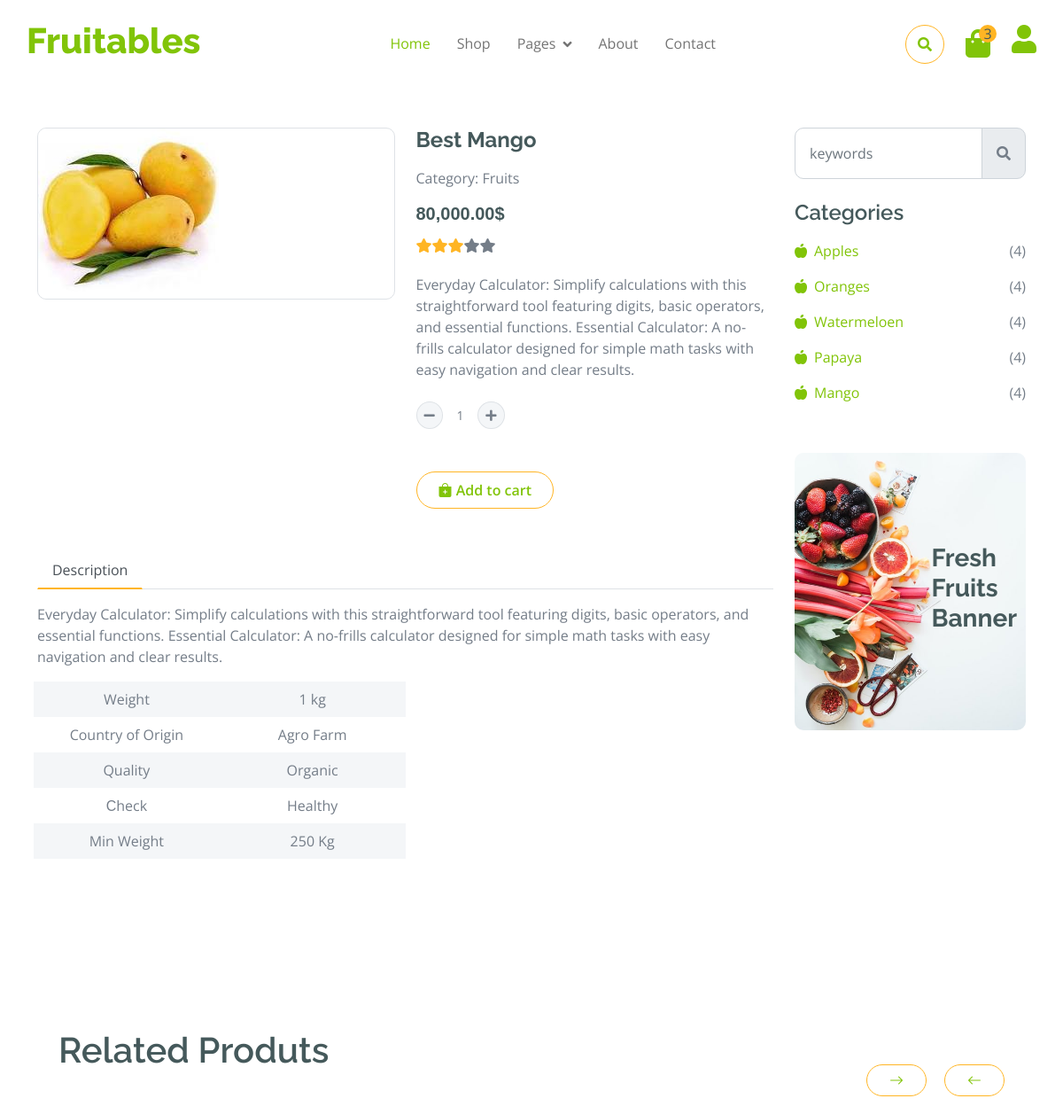
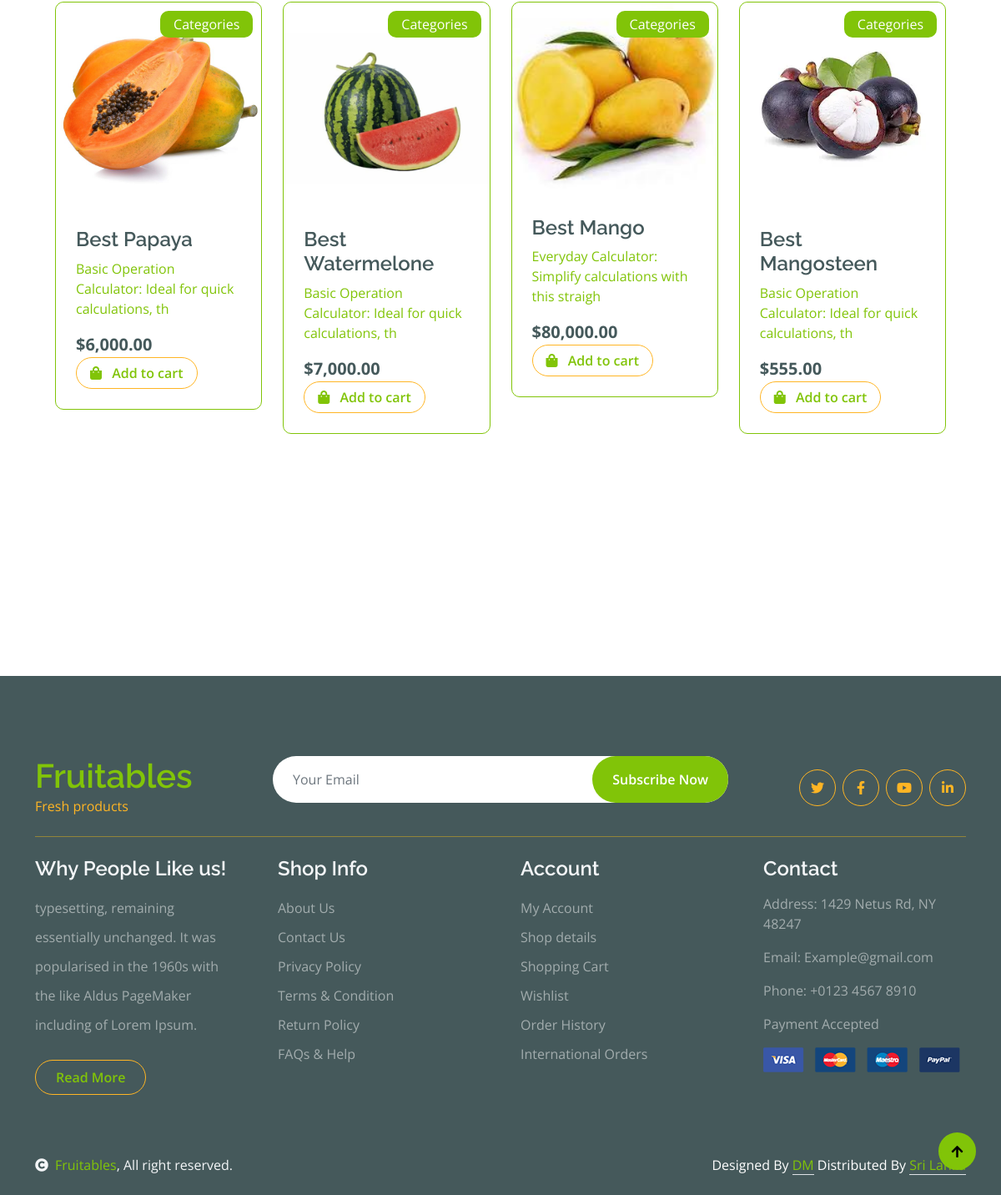
Page /singleProductView.php?product=3 on the committed database (2 pictures, top to bottom).
### tables this page shows
CREATE TABLE IF NOT EXISTS `product` (
  `id` int NOT NULL AUTO_INCREMENT,
  `name` varchar(45) DEFAULT NULL,
  `description` text,
  `img` text,
  `brand_brand_id` int DEFAULT NULL,
  `category_cat_id` int DEFAULT NULL,
  `qty` int DEFAULT NULL,
  `color_color_id` int DEFAULT NULL,
  `status` int DEFAULT (1),
  `product_id` int DEFAULT NULL,
  `price` double DEFAULT NULL,
  PRIMARY KEY (`id`),
  KEY `fk_product_brand1_idx` (`brand_brand_id`),
  KEY `fk_product_category1_idx` (`category_cat_id`),
  KEY `fk_product_color1_idx` (`color_color_id`),
  KEY `FK_product_stock` (`product_id`),
  KEY `fk_product_size1_idx` (`qty`) USING BTREE
);

### connection.php (called while the page is built, shortened)
<?php
class Database
{
    public static $connection;
    public static function setUpconnection()
    {
        if (!isset(Database::$connection)) {
            Database::$connection = new mysqli("localhost", "root", "Dushan2006#**", "fruitables", "3306");
        }
    }
    public static function search($q)
    {
        $resultset =  Database::$connection->query($q);
        return $resultset;
    }
}

### singleProductView.php (the view, shortened to what this page needs)
<?php
include "connection.php";
$stockId = $_GET["product"];
$rs = Database::search("SELECT * FROM `product` WHERE `id`='$stockId'");
$data = $rs->fetch_assoc();
$imagePath = 'http://localhost/myeshop/' . $data['img'];
$productName = htmlspecialchars($data['name']);
$productDescription = htmlspecialchars($data['description']);
$productPrice = number_format($data['price'], 2);
$productQty = htmlspecialchars($data['qty']);
?>
<!DOCTYPE html>
<html lang="en">
<head>
    <link rel="stylesheet" href="https://use.fontawesome.com/releases/v5.15.4/css/all.css" />
    <link href="https://cdn.jsdelivr.net/npm/bootstrap-icons@1.4.1/font/bootstrap-icons.css" rel="stylesheet">
    <link href="lib/lightbox/css/lightbox.min.css" rel="stylesheet">
    <link href="lib/owlcarousel/assets/owl.carousel.min.css" rel="stylesheet">
    <link href="css/bootstrap.min.css" rel="stylesheet">
    <link href="css/style.css" rel="stylesheet">
</head>
<body>
     <?php include "heder.php" ?>
    <div class="container-fluid py-5 mt-5">
        <div class="container py-5">
            <div class="row g-4 mb-5">
                <div class="col-lg-8 col-xl-9">
                    <div class="row g-4">
                        <div class="col-lg-6">
                            <div class="border rounded">
                                <a href="#">
                                    <img src="<?php echo $imagePath; ?>" class="img-fluid rounded" alt="Image">
                                </a>
                            </div>
                        </div>
                        <div class="col-lg-6">
                            <h4 class="fw-bold mb-3"> <?php echo $productName ?></h4>
                            <p class="mb-3">Category: Fruits</p>
                            <h5 class="mb-3 d-flex" style="font-family:Verdana, Geneva, Tahoma, sans-serif"> <?php echo $productPrice ?>$</h5>
                            <div class="d-flex mb-4">
                                <i class="fa fa-star text-secondary"></i>
                                <i class="fa fa-star text-secondary"></i>
                                <i class="fa fa-star text-secondary"></i>
                                <i class="fa fa-star "></i>
                                <i class="fa fa-star"></i>
                            </div>
                            <p class="mb-4"><?php echo $productDescription ?></p>
                            <div class="input-group quantity mb-5" style="width: 100px;">
                                <div class="input-group-btn">
                                    <button class="btn btn-sm btn-minus rounded-circle bg-light border">
                                        <i class="fa fa-minus"></i>
                                    </button>
                                </div>
                                <input type="text" class="form-control form-control-sm text-center border-0" value="1">
                                <div class="input-group-btn">
                                    <button class="btn btn-sm btn-plus rounded-circle bg-light border">
                                        <i class="fa fa-plus"></i>
                                    </button>
                                </div>
                            </div>
                            <a href="#" class="btn border border-secondary rounded-pill px-4 py-2 mb-4 text-primary"><i class="bi bi-bag-plus-fill"></i> Add to cart</a>
                        </div>
                        <div class="col-lg-12">
                            <nav>
                                <div class="nav nav-tabs mb-3">
                                    <button class="nav-link active border-white border-bottom-0" type="button" role="tab"
                                        id="nav-about-tab" data-bs-toggle="tab" data-bs-target="#nav-about"
                                        aria-controls="nav-about" aria-selected="true">Description</button>
                                </div>
                            </nav>
                            <div class="tab-content mb-5">
                                <div class="tab-pane active" id="nav-about" role="tabpanel" aria-labelledby="nav-about-tab">
                                    <p><?php echo $productDescription ?> </p>
                                    <div class="px-2">
                                        <div class="row g-4">
                                            <div class="col-6">
                                                <div class="row bg-light align-items-center text-center justify-content-center py-2">
                                                    <div class="col-6">
                                                        <p class="mb-0">Weight</p>
                                                    </div>
                                                    <div class="col-6">
                                                        <p class="mb-0">1 kg</p>
                                                    </div>
                                                </div>
                                                <div class="row text-center align-items-center justify-content-center py-2">
                                                    <div class="col-6">
                                                        <p class="mb-0">Country of Origin</p>
                                                    </div>
                                                    <div class="col-6">
                                                        <p class="mb-0">Agro Farm</p>
                                                    </div>
                                                </div>
                                                <div class="row bg-light text-center align-items-center justify-content-center py-2">
                                                    <div class="col-6">
                                                        <p class="mb-0">Quality</p>
                                                    </div>
                                                    <div class="col-6">
                                                        <p class="mb-0">Organic</p>
                                                    </div>
                                                </div>
                                                <div class="row text-center align-items-center justify-content-center py-2">
                                                    <div class="col-6">
                                                        <p class="mb-0">Сheck</p>
                                                    </div>
                                                    <div class="col-6">
                                                        <p class="mb-0">Healthy</p>
                                                    </div>
                                                </div>
                                                <div class="row bg-light text-center align-items-center justify-content-center py-2">
                                                    <div class="col-6">
                                                        <p class="mb-0">Min Weight</p>
                                                    </div>
                                                    <div class="col-6">
                                                        <p class="mb-0">250 Kg</p>
                                                    </div>
                                                </div>
                                            </div>
                                        </div>
                                    </div>
                                </div>
                            </div>
                        </div>
                    </div>
                </div>
                <div class="col-lg-4 col-xl-3">
                    <div class="row g-4 fruite">
                        <div class="col-lg-12">
                            <div class="input-group w-100 mx-auto d-flex mb-4">
                                <input type="search" class="form-control p-3" placeholder="keywords" aria-describedby="search-icon-1">
                                <span id="search-icon-1" class="input-group-text p-3"><i class="fa fa-search"></i></span>
                            </div>
                            <div class="mb-4">
                                <h4>Categories</h4>
                                <ul class="list-unstyled fruite-categorie">
                                    <li>
                                        <div class="d-flex justify-content-between fruite-name">
                                            <a href="singleProductView.php?product=7"><i class="fas fa-apple-alt me-2"></i>Apples</a>
                                            <span>(<?php echo $productQty; ?>)</span>
                                        </div>
                                    </li>
                                    <li>
                                        <div class="d-flex justify-content-between fruite-name">
                                            <a href="singleProductView.php?product=8"><i class="fas fa-apple-alt me-2"></i>Oranges</a>
                                            <span> (<?php echo $productQty; ?>) </span>
                                        </div>
                                    </li>
                                    <li>
                                        <div class="d-flex justify-content-between fruite-name">
                                            <a href="singleProductView.php?product=2"><i class="fas fa-apple-alt me-2"></i>Watermeloen</a>
                                            <span>(<?php echo $productQty; ?>)</span>
                                        </div>
                                    </li>
                                    <li>
                                        <div class="d-flex justify-content-between fruite-name">
                                            <a href="singleProductView.php?product=1"><i class="fas fa-apple-alt me-2"></i>Papaya</a>
                                            <span>(<?php echo $productQty; ?>)</span>
                                        </div>
                                    </li>
                                    <li>
                                        <div class="d-flex justify-content-between fruite-name">
                                            <a href="singleProductView.php?product=3"><i class="fas fa-apple-alt me-2"></i>Mango</a>
                                            <span>(<?php echo $productQty; ?>)</span>
                                        </div>
                                    </li>
                                </ul>
                            </div>
                        </div>
                        <div class="col-lg-12">
                            <div class="position-relative">
                                <img src="img/banner-fruits.jpg" class="img-fluid w-100 rounded" alt="">
                                <div class="position-absolute" style="top: 50%; right: 10px; transform: translateY(-50%);">
                                    <h3 class="text-sec ondary fw-bold">Fresh <br> Fruits <br> Banner</h3>
                                </div>
                            </div>
                        </div>
                    </div>
                </div>
            </div>
            <div class="container-fluid vesitable py-5">
                <div class="container py-5">
                    <h1 class="mb-0">Related Produts</h1>
                    <div class="owl-carousel vegetable-carousel justify-content-center">
                        <?php
                        $rs1 = Database::search("SELECT * FROM `product`");
                        $num1 = $rs1->num_rows;
                        for ($x = 0; $x < $num1; $x++) {
                            $data1 = $rs1->fetch_assoc();
                            $imagePath1 = 'http://localhost/myeshop/' . $data1['img'];
                            $productName1 = htmlspecialchars($data1['name']);
                            $productDescription1 = htmlspecialchars($data1['description']);
                            $productPrice1 = number_format($data1['price'], 2);
                            $productId1 = htmlspecialchars($data1['id']);
                        ?>
                            <div class="border border-primary rounded position-relative vesitable-item">
                                <a href="singleProductView.php?product=<?php echo $productId1; ?>">
                                    <div class="vesitable-img">
                                        <img src="<?php echo $imagePath1 ?>" class="img-fluid w-100 rounded-top" alt="">
                                    </div>
                                    <div class="text-white bg-primary px-3 py-1 rounded position-absolute" style="top: 10px; right: 10px;">Categories</div>
                                    <div class="p-4 rounded-bottom">
                                        <h4><?php echo $productName1 ?></h4>
                                        <p><?php echo mb_substr($productDescription1, 0, 60) ?></p>
                                        <div class="d-flex justify-content-between flex-lg-wrap">
                                            <p class="text-dark fs-5 fw-bold mb-0">$<?php echo $productPrice1 ?></p>
                                            <a href="" class="btn border border-secondary rounded-pill px-3 text-primary"><i class="fa fa-shopping-bag me-2 text-primary"></i> Add to cart</a>
                                        </div>
                                    </div>
                            </div>
                        <?php
                        }
                        ?>
                    </div>
                </div>
            </div>
        </div>
    </div>
     <?php include "footer.php"; ?>
    <?php include "copyright.php"; ?>
    <a href="#" class="btn btn-primary border-3 border-primary rounded-circle back-to-top"><i class="fa fa-arrow-up"></i></a>
</body>
</html>

### css/style.css (style rules this page uses)
.back-to-top { position: fixed; right: 30px; bottom: 30px; display: flex; width: 45px; height: 45px; align-items: center; justify-content: center; transition: 0.5s; z-index: 99; }
.btn { font-weight: 600; transition: .5s; }
.btn.border-secondary { transition: 0.5s; }
.fruite .fruite-categorie .fruite-name { line-height: 40px; }
.fruite .fruite-categorie .fruite-name a { transition: 0.5s; }
.vesitable .vesitable-item { height: 100%; transition: 0.5s; }
.vesitable .vesitable-item .vesitable-img { overflow: hidden; transition: 0.5s; border-radius: 10px 10px 0 0; }
.vesitable .vesitable-item .vesitable-img img { transition: 0.5s; }
.nav.nav-tabs .nav-link.active { border-bottom: 2px solid var(--bs-secondary) !important; }

### rows in the picture
product: img (picture), name "Best Mango", price "80,000.00", description "Everyday Calculator: Simplify calculations with this straightforward tool featuring digits, basic operators, and essential functions. Essential Calculator: A no-frills calculator designed for simple math tasks with easy navigation and clear results.", qty "4", description "Everyday Calculator: Simplify calculations with this straigh"
product: img (picture), name "Best Papaya", description "Basic Operation Calculator: Ideal for quick calculations, th", price "6,000.00"
product: img (picture), name "Best Watermelone", description "Basic Operation Calculator: Ideal for quick calculations, th", price "7,000.00"
product: img (picture), name "Best Mangosteen", description "Basic Operation Calculator: Ideal for quick calculations, th", price "555.00"
